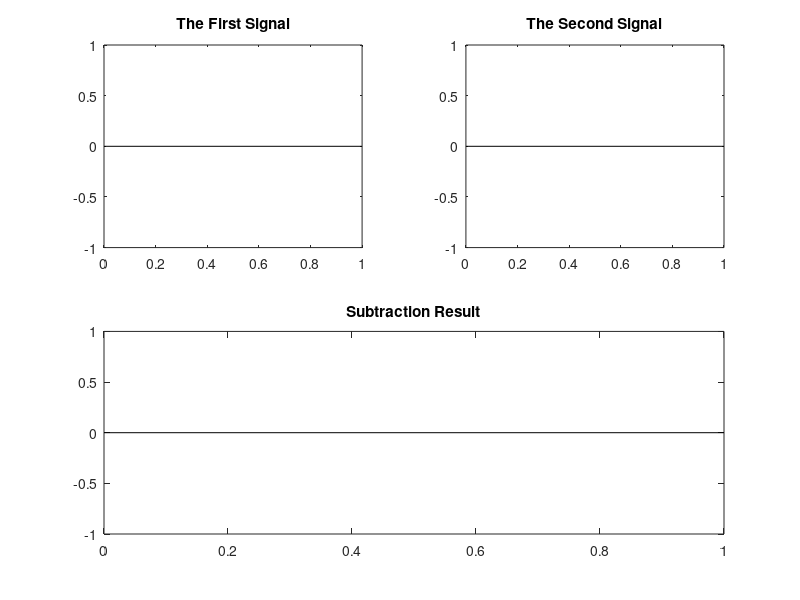

Reproduce this figure in MATLAB.
function subtract(~, ~)

    % Create a window to get start point, end point, and the amplitude of
    % the first signal
    windowMessages = {'Start point of the first signal range', ...
                      'End point of the first signal range', ...
                      'Amplitude Values'};
    
    % Opening the input window
    firstSignal = inputdlg(windowMessages, 'First Signal Input', [1, 50]);
    
    % check if the user has clicked the cancel button
    if isempty(firstSignal)
        return;
    end
    
    % extracting values from the cell array [firstSignal]
    Begin = str2double(firstSignal{1});
    End = str2double(firstSignal{2});

    % generating time and amplitude vectors for the first signal
    x1 = Begin:End;
    y1 = str2double(strsplit(firstSignal{3}));
    
    % Create a window to get start point, end point, and the amplitude of
    % the second signal
    windowMessages = {'Start point of the second signal range', ...
                      'End point of the second signal range', ...
                      'Amplitude Values'};
    
    % Opening the input window
    secondSignal = inputdlg(windowMessages, 'Second Signal Input', [1, 50]);
    
    % check if the user has clicked the cancel button
    if isempty(secondSignal)
        return;
    end
    
    % extracting values from the cell array [firstSignal]
    Begin = str2double(secondSignal{1});
    End = str2double(secondSignal{2});

    % generating time and amplitude vectors for the first signal
    x2 = Begin:End;
    y2 = str2double(strsplit(secondSignal{3}));
    
    % Creating new window for plotting
    figure('Name', 'Signal Subtraction');
    
    % Plotting the first signal
    subplot(2, 2, 1);
    stem(x1, y1);
    title('The First Signal');
    
    % Plotting the second signal
    subplot(2, 2, 2);
    stem(x2, y2);
    title('The Second Signal');
    
    % Generating time vector for the mulplication signal
    x = min(min(x1), min(x2)):max(max(x1), max(x2));
    
    % aligning the amplitude vectors from the beginning
    if x1(1) < x2(1)
        y2 = [zeros(1, abs(x1(1) - x2(1))), y2];
    elseif x1(1) > x2(1)
        y1 = [zeros(1, abs(x1(1) - x2(1))), y1];
    end
    
    % aligning the amplitude vectors from the beginning
    if x1(end) < x2(end)
        y1 = [y1, zeros(1, abs(x1(end) - x2(end)))];
    elseif x1(end) > x2(end)
        y2 = [y2, zeros(1, abs(x1(end) - x2(end)))];
    end
    
    % Subtraction Result vector
    y = y1-y2;
    
    % Plotting the subtraction result
    subplot(2, 2, [3, 4]);
    stem(x, y);
    title('Subtraction Result');
    
end